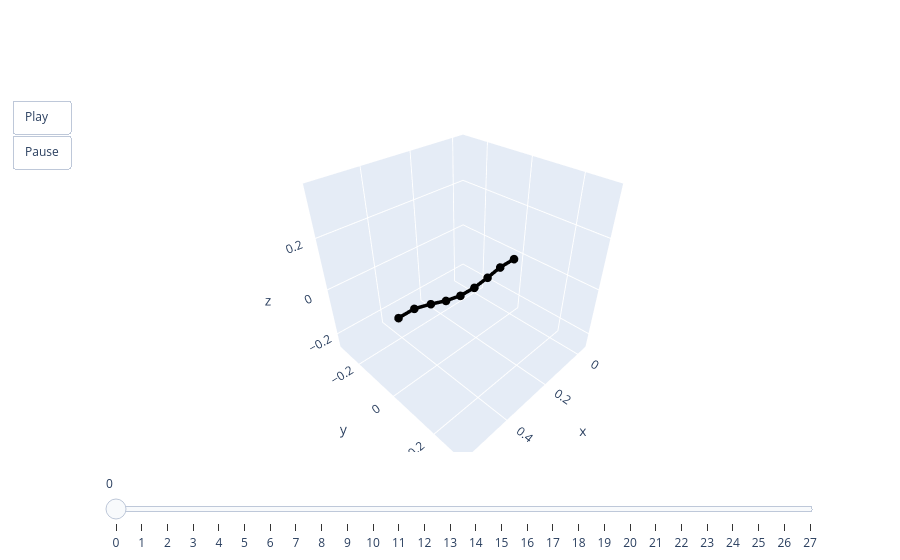

This figure's notebook cell:
### Code cell
animate(pred[0])

### Figure 1 — Plotly figure (JSON) as saved in the notebook; plotly's stock layout.template omitted (floating-point values rounded to 4 significant figures)
{"data": [{"line": {"color": "black", "width": 7}, "marker": {"size": 5}, "mode": "lines+markers", "type": "scatter3d", "x": [0, 0.07892, 0.1462, 0.2139, 0.282, 0.3484, 0.4128, 0.4783, 0.5387], "y": [0, 0, 0, 0, 0, 0, 0, 0, 0], "z": [0, 0, -0.01171, -0.02072, -0.01828, -0.002752, 0.02033, 0.03981, 0.03981]}], "layout": {"scene": {"aspectmode": "cube", "xaxis": {"autorange": false, "range": [-0.05387, 0.5926]}, "yaxis": {"autorange": false, "range": [-0.3232, 0.3232]}, "zaxis": {"autorange": false, "range": [-0.2662, 0.3803]}}, "sliders": [{"steps": [{"args": [["0"], {"frame": {"duration": 0, "redraw": true}, "mode": "immediate"}], "label": "0", "method": "animate"}, {"args": [["1"], {"frame": {"duration": 0, "redraw": true}, "mode": "immediate"}], "label": "1", "method": "animate"}, {"args": [["2"], {"frame": {"duration": 0, "redraw": true}, "mode": "immediate"}], "label": "2", "method": "animate"}, {"args": [["3"], {"frame": {"duration": 0, "redraw": true}, "mode": "immediate"}], "label": "3", "method": "animate"}, {"args": [["4"], {"frame": {"duration": 0, "redraw": true}, "mode": "immediate"}], "label": "4", "method": "animate"}, {"args": [["5"], {"frame": {"duration": 0, "redraw": true}, "mode": "immediate"}], "label": "5", "method": "animate"}, {"args": [["6"], {"frame": {"duration": 0, "redraw": true}, "mode": "immediate"}], "label": "6", "method": "animate"}, {"args": [["7"], {"frame": {"duration": 0, "redraw": true}, "mode": "immediate"}], "label": "7", "method": "animate"}, {"args": [["8"], {"frame": {"duration": 0, "redraw": true}, "mode": "immediate"}], "label": "8", "method": "animate"}, {"args": [["9"], {"frame": {"duration": 0, "redraw": true}, "mode": "immediate"}], "label": "9", "method": "animate"}, {"args": [["10"], {"frame": {"duration": 0, "redraw": true}, "mode": "immediate"}], "label": "10", "method": "animate"}, {"args": [["11"], {"frame": {"duration": 0, "redraw": true}, "mode": "immediate"}], "label": "11", "method": "animate"}, {"args": [["12"], {"frame": {"duration": 0, "redraw": true}, "mode": "immediate"}], "label": "12", "method": "animate"}, {"args": [["13"], {"frame": {"duration": 0, "redraw": true}, "mode": "immediate"}], "label": "13", "method": "animate"}, {"args": [["14"], {"frame": {"duration": 0, "redraw": true}, "mode": "immediate"}], "label": "14", "method": "animate"}, {"args": [["15"], {"frame": {"duration": 0, "redraw": true}, "mode": "immediate"}], "label": "15", "method": "animate"}, {"args": [["16"], {"frame": {"duration": 0, "redraw": true}, "mode": "immediate"}], "label": "16", "method": "animate"}, {"args": [["17"], {"frame": {"duration": 0, "redraw": true}, "mode": "immediate"}], "label": "17", "method": "animate"}, {"args": [["18"], {"frame": {"duration": 0, "redraw": true}, "mode": "immediate"}], "label": "18", "method": "animate"}, {"args": [["19"], {"frame": {"duration": 0, "redraw": true}, "mode": "immediate"}], "label": "19", "method": "animate"}, {"args": [["20"], {"frame": {"duration": 0, "redraw": true}, "mode": "immediate"}], "label": "20", "method": "animate"}, {"args": [["21"], {"frame": {"duration": 0, "redraw": true}, "mode": "immediate"}], "label": "21", "method": "animate"}, {"args": [["22"], {"frame": {"duration": 0, "redraw": true}, "mode": "immediate"}], "label": "22", "method": "animate"}, {"args": [["23"], {"frame": {"duration": 0, "redraw": true}, "mode": "immediate"}], "label": "23", "method": "animate"}, {"args": [["24"], {"frame": {"duration": 0, "redraw": true}, "mode": "immediate"}], "label": "24", "method": "animate"}, {"args": [["25"], {"frame": {"duration": 0, "redraw": true}, "mode": "immediate"}], "label": "25", "method": "animate"}, {"args": [["26"], {"frame": {"duration": 0, "redraw": true}, "mode": "immediate"}], "label": "26", "method": "animate"}, {"args": [["27"], {"frame": {"duration": 0, "redraw": true}, "mode": "immediate"}], "label": "27", "method": "animate"}]}], "updatemenus": [{"buttons": [{"args": [null, {"frame": {"duration": 50, "redraw": true}, "fromcurrent": true}], "label": "Play", "method": "animate"}, {"args": [[null], {"frame": {"duration": 0, "redraw": true}, "mode": "immediate"}], "label": "Pause", "method": "animate"}], "showactive": false, "type": "buttons"}]}}
